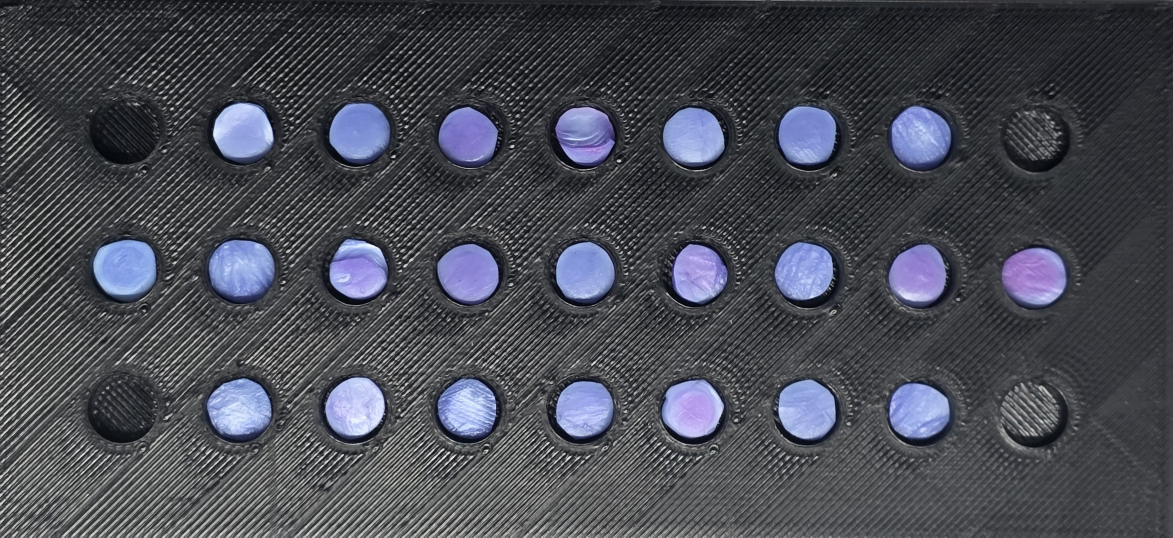
#> input picture samples/0th_min.jpeg, 3519 x 1612 px (shown at 1/3 size); its folder holds only this picture in this run
$ python radial_profiling.py
#> lines starting #> are read from the running program, lines starting #| are printed output that depends on the picture; after the words box and inside, x2 and y2 are one past the last pixel; in counts of white or black regions, pixels touching at a corner belong together
"""
Radial Color Profiling
======================
This script analyzes the spatial gradient within each sample well by dividing
each disk into 5 concentric rings (annuli) and tracking the color shift
independently in each ring over time.
"""

import cv2
import numpy as np
import pandas as pd
import matplotlib
matplotlib.use('Agg')
import matplotlib.pyplot as plt
from scipy.signal import find_peaks
import os

BASE_DIR = os.path.dirname(os.path.dirname(os.path.abspath(__file__)))
SAMPLES_DIR = os.path.join(BASE_DIR, 'samples')
RESULTS_DIR = os.path.join(BASE_DIR, 'results', 'statistical')

def compute_radial_profiles(timepoints=[0, 5, 10, 15, 20, 25], image_prefix="th_min.jpeg"):
#> called with image_prefix = 'th_min.jpeg'
    all_radial_data = []

    for t in timepoints:
        image_path = os.path.join(SAMPLES_DIR, f"{t}{image_prefix}")
        if not os.path.exists(image_path):
            continue

        print(f"Processing timepoint: {t} mins for radial profiling")
        image = cv2.imread(image_path)
#> image is the input picture: shape (1612, 3519, 3); mean B, G, R 83.8, 74.7, 72.6
        image_lab = cv2.cvtColor(image, cv2.COLOR_BGR2LAB)
#> image_lab: shape (1612, 3519, 3); mean of channels 0, 1, 2 79.1, 129.4, 122.7

        # Grid detection (Simplified baseline)
        gray = cv2.cvtColor(image, cv2.COLOR_BGR2GRAY)
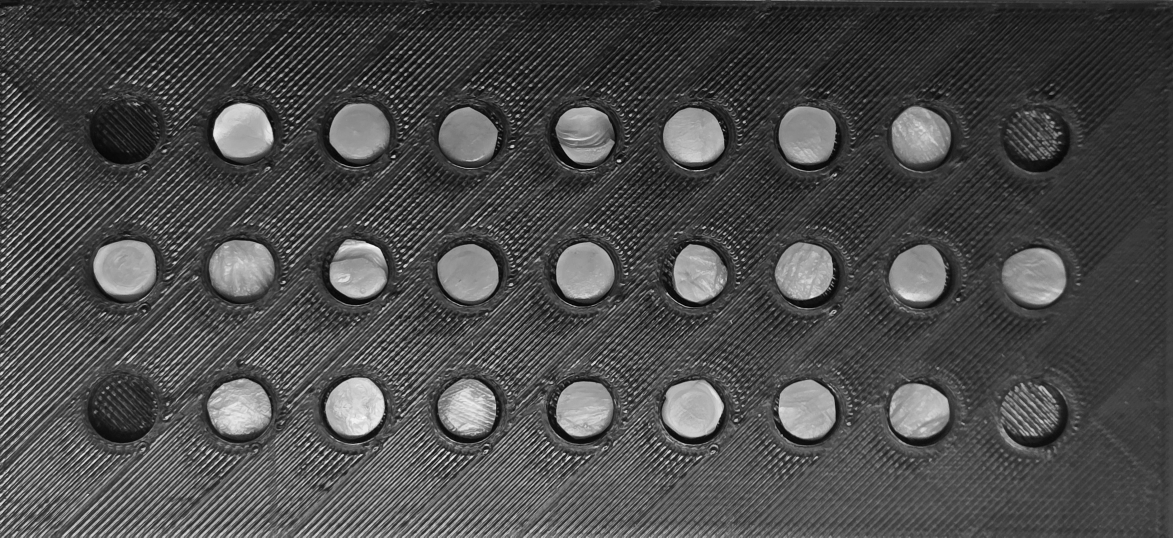
#> gray: shape (1612, 3519) (shown at 1/3 size); min 0, max 253, mean 75
        _, thresh = cv2.threshold(gray, 0, 255, cv2.THRESH_BINARY + cv2.THRESH_OTSU)
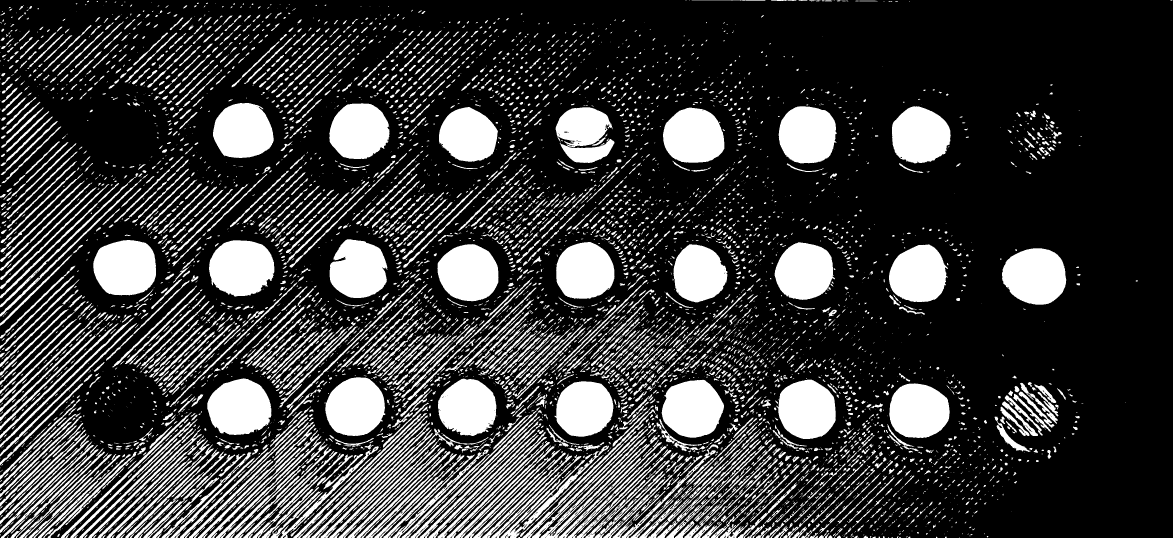
#> thresh: shape (1612, 3519) (shown at 1/3 size); 23.3% white; 6816 white regions (3140 under 20 px), largest, box (x1, y1, x2, y2) and area: (627, 721, 823, 890) 26008, (280, 720, 468, 886) 25725, (3006, 745, 3199, 914) 25589
        y_peaks, _ = find_peaks(np.sum(thresh, axis=1), distance=50, prominence=5000)
#> y_peaks = 19 values from 109 to 1587
        x_peaks, _ = find_peaks(np.sum(thresh, axis=0), distance=50, prominence=5000)
#> x_peaks = 35 values from 39 to 3229

        if len(y_peaks) >= 3 and len(x_peaks) >= 9:
            y_peaks = np.sort(y_peaks[np.argsort(np.sum(thresh, axis=1)[y_peaks])[-3:]])
#> y_peaks = [814, 1216, 1269]
            x_peaks = np.sort(x_peaks[np.argsort(np.sum(thresh, axis=0)[x_peaks])[-9:]])
#> x_peaks = [687, 743, 1099, 1350, 1402, 1459, 1751, 2090, 2410]

            radius = 32
            num_rings = 5
            ring_width = radius / num_rings

            for r_idx, y in enumerate(y_peaks):
                for c_idx, x in enumerate(x_peaks):
                    if 0 < c_idx < 8:
                        Y, X = np.ogrid[:image.shape[0], :image.shape[1]]
                        dist_sq = (X - x)**2 + (Y - y)**2
                        dist = np.sqrt(dist_sq)

                        for ring_idx in range(num_rings):
                            r_inner = ring_idx * ring_width
                            r_outer = (ring_idx + 1) * ring_width

                            ring_mask = (dist >= r_inner) & (dist < r_outer)
                            ring_pixels = image_lab[ring_mask]

                            if len(ring_pixels) > 0:
                                all_radial_data.append({
                                    'Time': t,
                                    'Row': r_idx,
                                    'Column': c_idx,
                                    'Ring': ring_idx,
                                    'A_median': np.median(ring_pixels[:, 1]),
                                    'L_median': np.median(ring_pixels[:, 0])
                                })
#> this loop made 3 passes
#> y on passes 1 to 3: 814, 1216, 1269
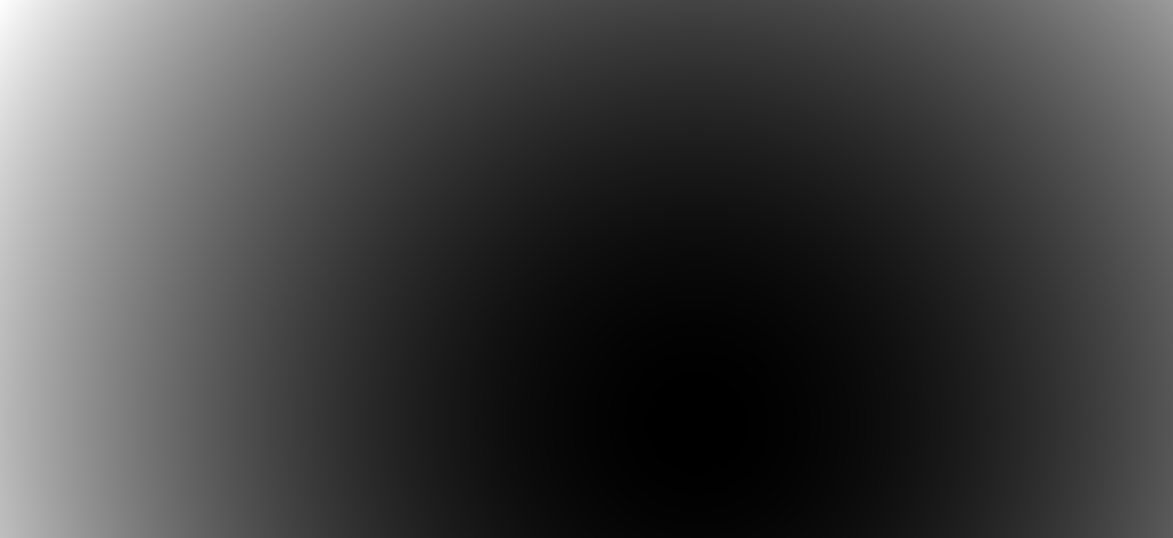
#> dist_sq: shape (1612, 3519) int64 (shown at 1/3 size); min 0, max 5978461, mean 1572885.2; drawn with min black and max white
#> after the loop, all_radial_data = 105 items

    df = pd.DataFrame(all_radial_data)

    # Visualization: Heatmap of Color Shift over Time for a specific Column
    # We'll pick Column 6 (the active one) to demonstrate the radial effect
    active_col = 6
    col_df = df[df['Column'] == active_col].groupby(['Time', 'Ring']).mean().reset_index()

    pivot_A = col_df.pivot(index='Ring', columns='Time', values='A_median')

    plt.figure(figsize=(10, 6))
    import seaborn as sns
    sns.heatmap(pivot_A, annot=True, fmt=".1f", cmap="magma")
    plt.title(f'Radial a* Profile Over Time (Column {active_col})')
    plt.xlabel('Time (min)')
    plt.ylabel('Ring Index (0=Center, 4=Periphery)')

    heatmap_path = os.path.join(RESULTS_DIR, 'radial_heatmaps.png')
    plt.savefig(heatmap_path, dpi=150)
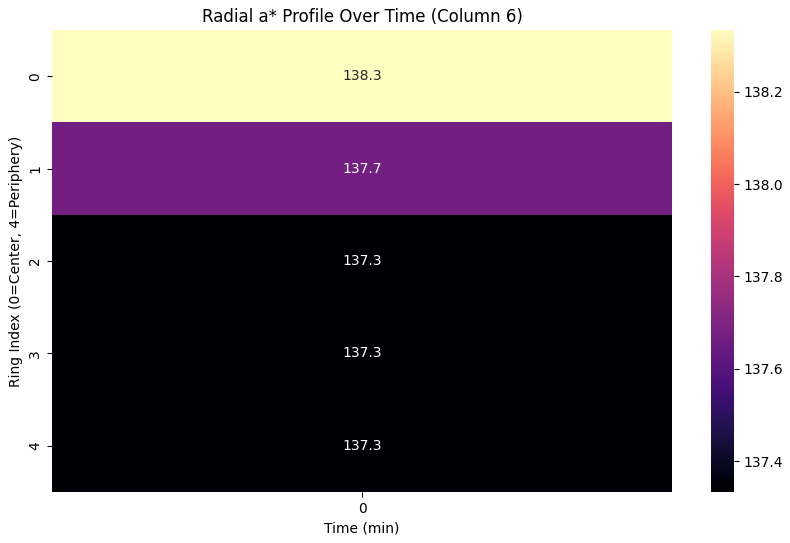
#> figure drawn by matplotlib, 2 panels
    print(f"Saved radial heatmap to {heatmap_path}")

    # Plot Radial Profiles for all columns at final timepoint
    t_final = timepoints[-1]
    final_df = df[df['Time'] == t_final].groupby(['Column', 'Ring']).mean().reset_index()

    fig, ax = plt.subplots(figsize=(10, 6))
    for col in sorted(final_df['Column'].unique()):
        data = final_df[final_df['Column'] == col]
        ax.plot(data['Ring'], data['A_median'], marker='o', label=f'Col {col}')

    ax.set_title(f'Radial Gradient at t={t_final}')
    ax.set_xlabel('Ring (0=Center to 4=Periphery)')
    ax.set_ylabel('a* Median')
    ax.legend(title='Column', bbox_to_anchor=(1.05, 1), loc='upper left')
    ax.grid(True, alpha=0.3)

    plt.tight_layout()
    gradient_plot_path = os.path.join(RESULTS_DIR, 'radial_gradients_final.png')
    plt.savefig(gradient_plot_path, dpi=150)
    print(f"Saved radial gradient plot to {gradient_plot_path}")

    df.to_csv(os.path.join(RESULTS_DIR, 'radial_profiling_data.csv'), index=False)

if __name__ == "__main__":
    compute_radial_profiles()
